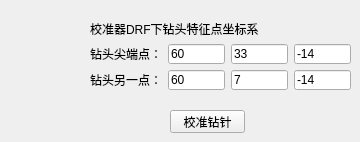
     <widget class="QWidget" name="tab_5">
      <attribute name="title">
       <string>器械校准</string>
      </attribute>
      <widget class="QPushButton" name="pushButton_calibrateDrill">
       <property name="geometry">
        <rect>
         <x>170</x>
         <y>110</y>
         <width>75</width>
         <height>23</height>
        </rect>
       </property>
       <property name="text">
        <string>校准钻针</string>
       </property>
      </widget>
      <widget class="QWidget" name="layoutWidget">
       <property name="geometry">
        <rect>
         <x>90</x>
         <y>20</y>
         <width>261</width>
         <height>70</height>
        </rect>
       </property>
       <layout class="QVBoxLayout" name="verticalLayout">
        <item>
         <widget class="QLabel" name="label_34">
          <property name="text">
           <string>校准器DRF下钻头特征点坐标系</string>
          </property>
         </widget>
        </item>
        <item>
         <layout class="QHBoxLayout" name="horizontalLayout_40">
          <item>
           <widget class="QLabel" name="label_32">
            <property name="text">
             <string>钻头尖端点：</string>
            </property>
           </widget>
          </item>
          <item>
           <widget class="QLineEdit" name="lineEdit_p2_x_2">
            <property name="text">
             <string>60</string>
            </property>
           </widget>
          </item>
          <item>
           <widget class="QLineEdit" name="lineEdit_p2_y_2">
            <property name="text">
             <string>33</string>
            </property>
           </widget>
          </item>
          <item>
           <widget class="QLineEdit" name="lineEdit_p2_z_2">
            <property name="text">
             <string>-14</string>
            </property>
           </widget>
          </item>
         </layout>
        </item>
        <item>
         <layout class="QHBoxLayout" name="horizontalLayout_41">
          <item>
           <widget class="QLabel" name="label_33">
            <property name="text">
             <string>钻头另一点：</string>
            </property>
           </widget>
          </item>
          <item>
           <widget class="QLineEdit" name="lineEdit_p2_x_3">
            <property name="text">
             <string>60</string>
            </property>
           </widget>
          </item>
          <item>
           <widget class="QLineEdit" name="lineEdit_p2_y_3">
            <property name="text">
             <string>7</string>
            </property>
           </widget>
          </item>
          <item>
           <widget class="QLineEdit" name="lineEdit_p2_z_3">
            <property name="text">
             <string>-14</string>
            </property>
           </widget>
          </item>
         </layout>
        </item>
       </layout>
      </widget>
     </widget>
